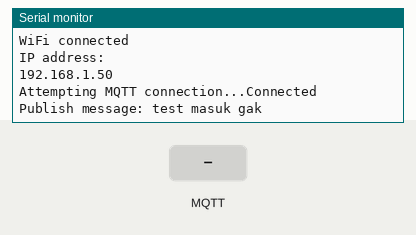
Simulated run of this sketch. Board: ESP32. Parts: the last lines printed to the serial monitor. The inputs (shaded band) are chosen by the test bench. WiFi joins after 1.5 s; servers stay silent unless stated; random numbers use the default seed unless the sketch sets one; no MQTT or app messages arrive unless stated.

Above: at 2.7 s.
2.8 s: MQTT message "alert" arrives on the first subscribed topic
At 3.5 s:
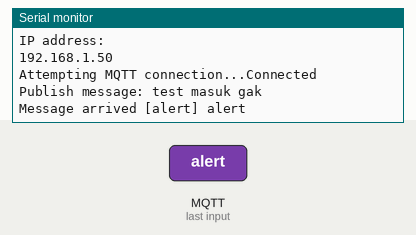
4.3 s: MQTT message "drowsy" arrives on the first subscribed topic
At 4.6 s:
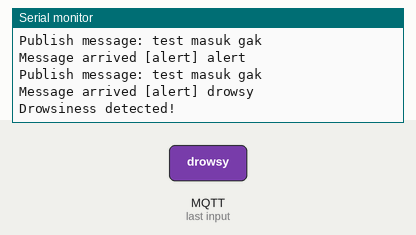
5.8 s: MQTT message "1" arrives on the first subscribed topic
At 5.96 s:
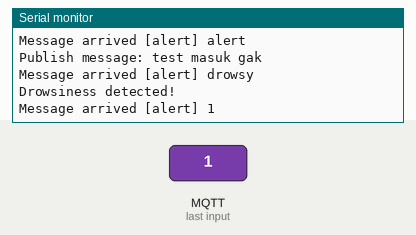
7.3 s: MQTT message "on" arrives on the first subscribed topic
At 7.9 s:
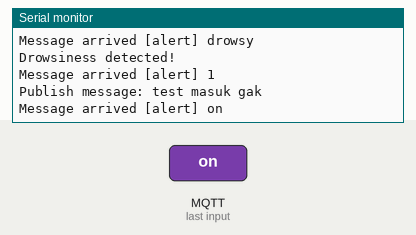
8.8 s: MQTT message "off" arrives on the first subscribed topic
At 9.2 s:
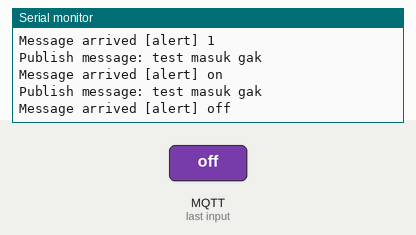
10.3 s: MQTT message "alert" arrives on the second subscribed topic
At 11.6 s:
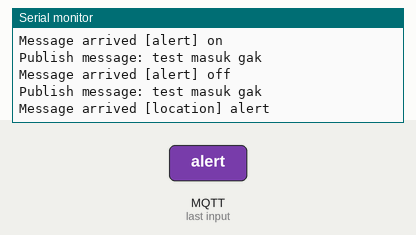

The sketch:

mqtt.ino
```cpp
#include <WiFi.h>
#include <PubSubClient.h>

// Alamat dan port server MQTT
const char* mqtt_server = "34.101.43.219";
const int mqtt_port = 1883;

// Username dan password MQTT
const char* mqtt_user = "admin";
const char* mqtt_password = "c241-ms01";

// Konfigurasi WiFi
const char* ssid = "Wokwi-GUEST";
const char* password = "";

WiFiClient espClient;
PubSubClient client(espClient);

unsigned long lastMsg = 0;
#define MSG_BUFFER_SIZE (50)
char msg[MSG_BUFFER_SIZE];
int value = 0;

void setup_wifi() {
  delay(10);
  Serial.println();
  Serial.print("Connecting to ");
  Serial.println(ssid);

  WiFi.mode(WIFI_STA);
  WiFi.begin(ssid, password);

  while (WiFi.status() != WL_CONNECTED) {
    delay(500);
    Serial.print(".");
  }

  randomSeed(micros());

  Serial.println("");
  Serial.println("WiFi connected");
  Serial.println("IP address: ");
  Serial.println(WiFi.localIP());
}

void callback(char* topic, byte* payload, unsigned int length) {
  Serial.print("Message arrived [");
  Serial.print(topic);
  Serial.print("] ");
  String message;
  for (int i = 0; i < length; i++) {
    message += (char)payload[i];
  }
  Serial.println(message);

  if (String(topic) == "alert" && message == "drowsy") {
    Serial.println("Drowsiness detected!");

  }


}

void reconnect() {
  while (!client.connected()) {
    Serial.print("Attempting MQTT connection...");
    String clientId = "ESP32Client-";
    clientId += String(random(0xffff), HEX);
    if (client.connect(clientId.c_str(), mqtt_user, mqtt_password)) {
      Serial.println("Connected");
      client.publish("location", "ESP32 connected");
      client.subscribe("alert");    // Subscribe to the "alert" topic
      client.subscribe("location"); // Subscribe to the "location" topic
    } else {
      Serial.print("failed, rc=");
      Serial.print(client.state());
      Serial.println(" try again in 5 seconds");
      delay(5000);
    }
  }
}

void setup() {
  Serial.begin(115200);
  setup_wifi();
  client.setServer(mqtt_server, mqtt_port);
  client.setCallback(callback);
}

void loop() {
  if (!client.connected()) {
    reconnect();
  }
  client.loop();

  unsigned long now = millis();
  if (now - lastMsg > 2000) { // Publish message every 2 seconds
    lastMsg = now;
    snprintf(msg, MSG_BUFFER_SIZE, "test masuk gak");
    Serial.print("Publish message: ");
    Serial.println(msg);
    client.publish("location", msg); // Publish message to the "location" topic
  }
}
```

Measured:
- after the input at 2.8 s, the serial monitor: prints a new line at once (image 1)
- after the input at 4.3 s, the serial monitor: prints a new line at once (image 2)
- after the input at 5.8 s, the serial monitor: prints a new line at once (image 3)
- after the input at 7.3 s, the serial monitor: prints a new line at once (image 4)
- after the input at 8.8 s, the serial monitor: prints a new line at once (image 5)
- after the input at 10.3 s, the serial monitor: prints a new line at once (image 6)
